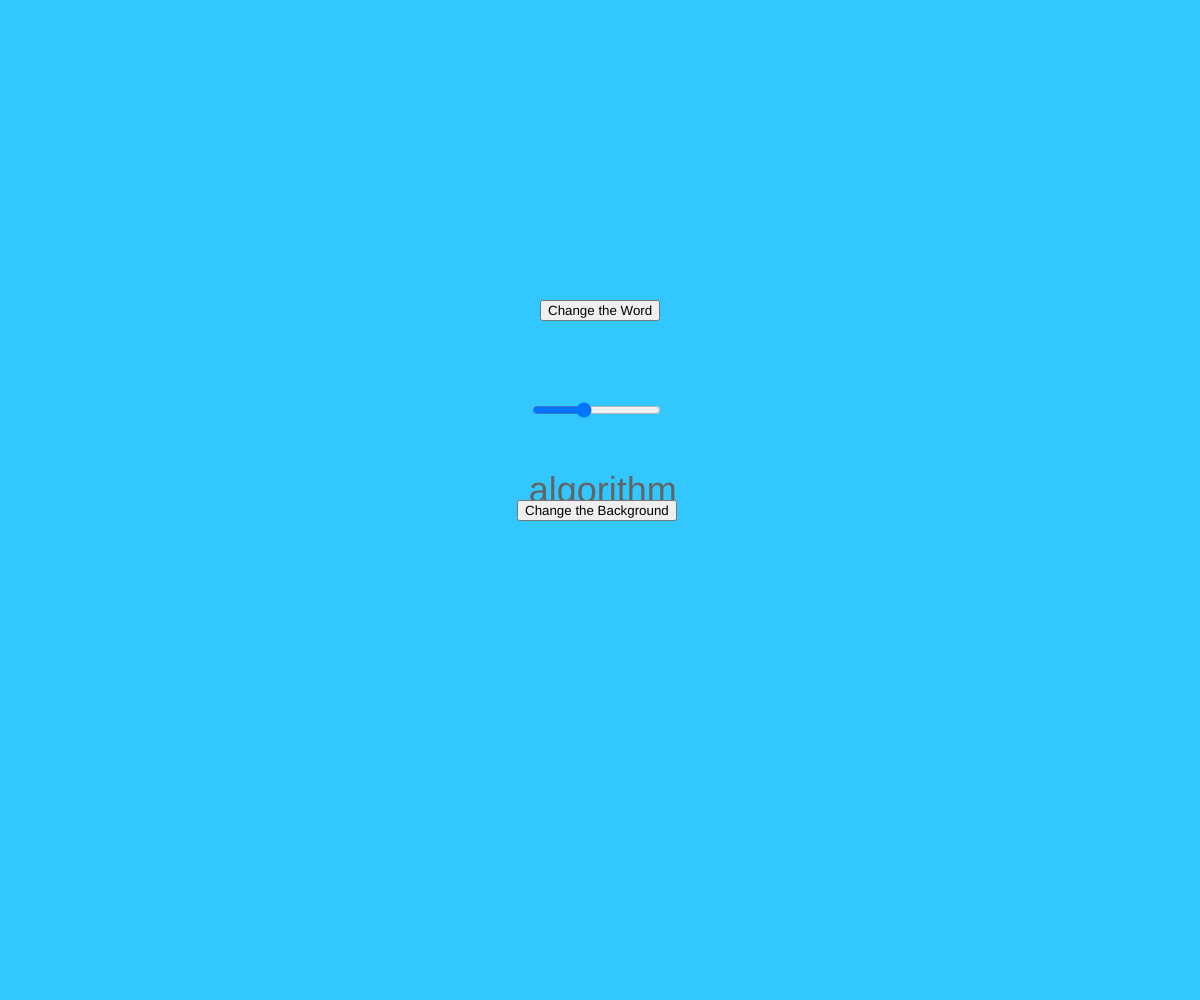
Frame 1 (no input)
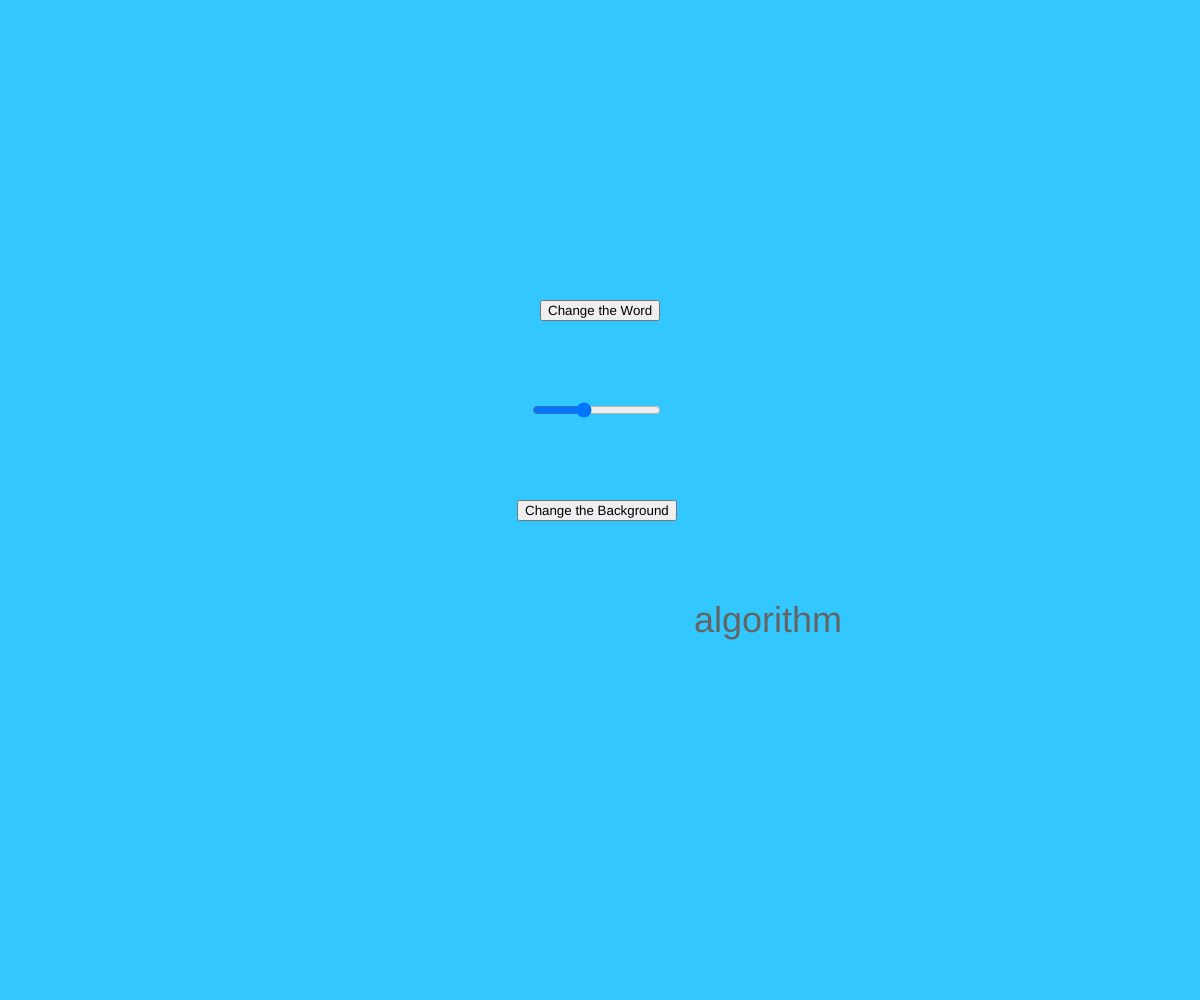
Frame 60 (no input)
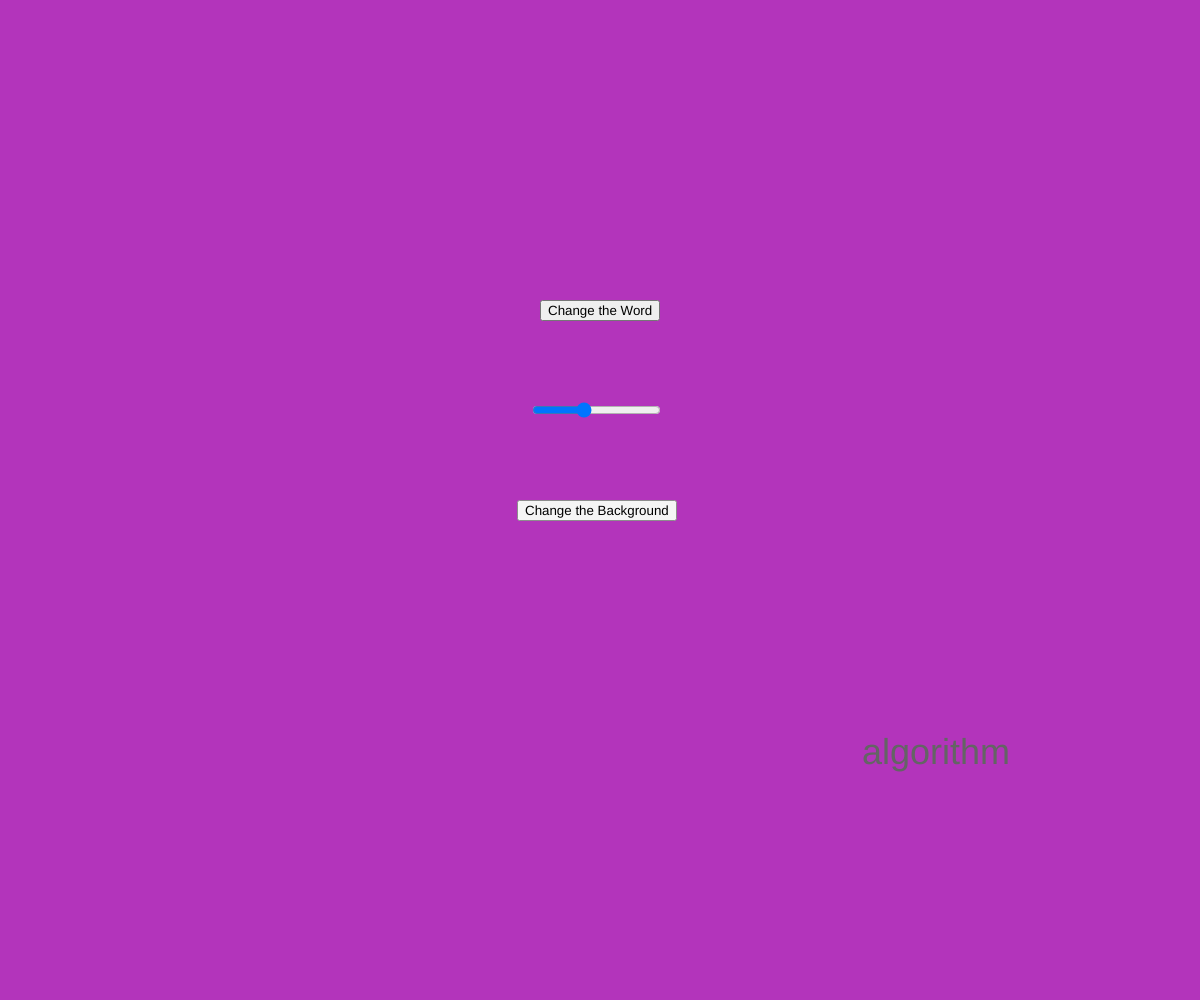
Frame 120 (the mouse pressed at the canvas centre since frame 60)

The p5.js sketch that drew these frames (run headless with seeded random() and noise() and a simulated clock; from frame 60 on, the mouse is pressed at the canvas centre):

// p5.js sketch
// ── sketch.js
let xspeed = 2.8; 
let yspeed = 2.2;
let xdirection = 1; 
let ydirection = 1;
let cSize = 50;
var randomIndex;
var index = 0;
let slider;

let buttonChangeword;
let buttonChangebackground;

var redx = 50;
var greenx = 200;
var bluex = 255;

var words = ["algorithm", "analog", "application", "array", "binary","browser","captcha","command","compress","configure","cyberspace","dashboard","dynamic","digital","delete","database","enter","firewall","flash","frame","graphics","hacker","html","integer","iteration","joystick","JAVA","keyboard","logic","multimedia","operator","programmer","Python","reboot","script","security","thread","upload","utility","URL","virtual","workstation","wiki","wireless","web","website","zip"];

function setup() {
  createCanvas(windowWidth, windowHeight);
 
  slider = createSlider(0, 255, 100);
  buttonChangeword = createButton('Change the Word');
  buttonChangebackground = createButton('Change the Background');
  buttonChangeword.mousePressed(changeword);
  buttonChangebackground.mousePressed(changeback);
  repositionButtons();
    
  xpos = width / 2;
  ypos = height / 2;

}
function changeword(){
 randomIndex = random(0, words.length);
 index = int(randomIndex);  
}
function changeback(){
      redx = random(250);
      greenx = random(250);
      bluex = random(250);
}

function draw() {
  background(redx,greenx,bluex);
  xpos = xpos + xspeed * xdirection;
  ypos = ypos + yspeed * ydirection;
  if (xpos > width - 150 || xpos < 60) {
    xdirection *= -1;
  }
  if (ypos > height - 40 || ypos < 40) {
    ydirection *= -1;
  }
  xpos = constrain(xpos, 0+cSize/2, width-cSize/2);
  ypos = constrain(ypos, 0+cSize/2, height-cSize/2);

  
  textSize(36);
  fill(slider.value());
  textAlign(CENTER);
  text(words[index], xpos, ypos);

  slider.position(windowWidth/2-70 , windowHeight/2-100);
    
}


function repositionButtons() {
  buttonChangeword.position(width/2-60, height/2-200);
  buttonChangebackground.position(width/2-83, height/2);
}


function windowResized() {
  resizeCanvas(windowWidth, windowHeight);
    repositionButtons();
}
